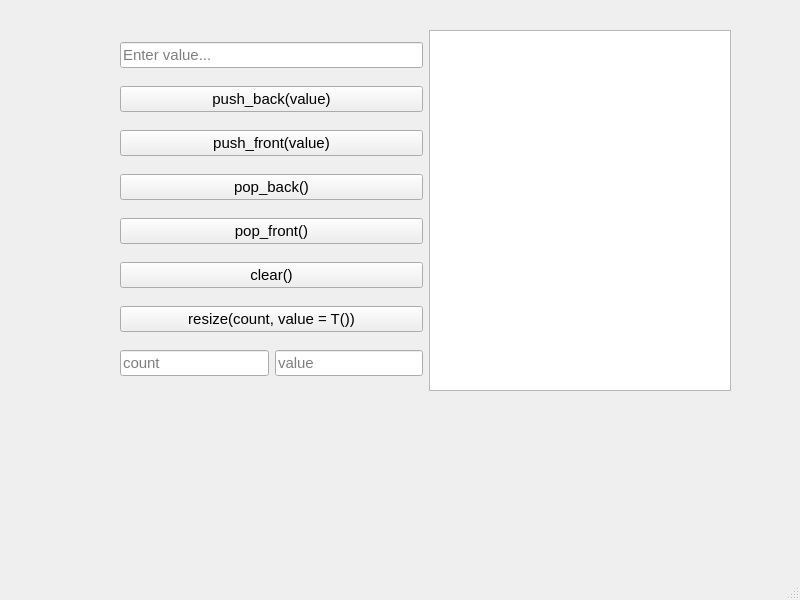
<?xml version="1.0" encoding="UTF-8"?>
<ui version="4.0">
 <class>MainWindow</class>
 <widget class="QMainWindow" name="MainWindow">
  <property name="geometry">
   <rect>
    <x>0</x>
    <y>0</y>
    <width>800</width>
    <height>600</height>
   </rect>
  </property>
  <property name="windowTitle">
   <string>MainWindow</string>
  </property>
  <widget class="QWidget" name="centralwidget">
   <widget class="QWidget" name="">
    <property name="geometry">
     <rect>
      <x>120</x>
      <y>30</y>
      <width>611</width>
      <height>361</height>
     </rect>
    </property>
    <layout class="QHBoxLayout" name="horizontalLayout_2">
     <item>
      <layout class="QVBoxLayout" name="verticalLayout">
       <item>
        <widget class="QLineEdit" name="inputEdit">
         <property name="font">
          <font>
           <pointsize>11</pointsize>
          </font>
         </property>
         <property name="placeholderText">
          <string>Enter value...</string>
         </property>
        </widget>
       </item>
       <item>
        <widget class="QPushButton" name="push_back_Button">
         <property name="font">
          <font>
           <pointsize>11</pointsize>
          </font>
         </property>
         <property name="text">
          <string>push_back(value)</string>
         </property>
        </widget>
       </item>
       <item>
        <widget class="QPushButton" name="push_front_Button">
         <property name="font">
          <font>
           <pointsize>11</pointsize>
          </font>
         </property>
         <property name="text">
          <string>push_front(value)</string>
         </property>
        </widget>
       </item>
       <item>
        <widget class="QPushButton" name="pop_back_Button">
         <property name="font">
          <font>
           <pointsize>11</pointsize>
          </font>
         </property>
         <property name="text">
          <string>pop_back()</string>
         </property>
        </widget>
       </item>
       <item>
        <widget class="QPushButton" name="pop_front_Button">
         <property name="font">
          <font>
           <pointsize>11</pointsize>
          </font>
         </property>
         <property name="text">
          <string>pop_front()</string>
         </property>
        </widget>
       </item>
       <item>
        <widget class="QPushButton" name="clear_Button">
         <property name="font">
          <font>
           <pointsize>11</pointsize>
          </font>
         </property>
         <property name="text">
          <string>clear()</string>
         </property>
        </widget>
       </item>
       <item>
        <widget class="QPushButton" name="resize_Button">
         <property name="font">
          <font>
           <pointsize>11</pointsize>
          </font>
         </property>
         <property name="text">
          <string>resize(count, value = T())</string>
         </property>
        </widget>
       </item>
       <item>
        <layout class="QHBoxLayout" name="horizontalLayout">
         <item>
          <widget class="QLineEdit" name="count_Edit">
           <property name="font">
            <font>
             <pointsize>11</pointsize>
            </font>
           </property>
           <property name="placeholderText">
            <string>count</string>
           </property>
          </widget>
         </item>
         <item>
          <widget class="QLineEdit" name="value_Edit">
           <property name="font">
            <font>
             <pointsize>11</pointsize>
            </font>
           </property>
           <property name="placeholderText">
            <string>value</string>
           </property>
          </widget>
         </item>
        </layout>
       </item>
      </layout>
     </item>
     <item>
      <widget class="QTextBrowser" name="textBrowser">
       <property name="font">
        <font>
         <pointsize>11</pointsize>
        </font>
       </property>
      </widget>
     </item>
    </layout>
   </widget>
  </widget>
  <widget class="QMenuBar" name="menubar">
   <property name="geometry">
    <rect>
     <x>0</x>
     <y>0</y>
     <width>800</width>
     <height>25</height>
    </rect>
   </property>
  </widget>
  <widget class="QStatusBar" name="statusbar"/>
 </widget>
 <resources/>
 <connections/>
</ui>
